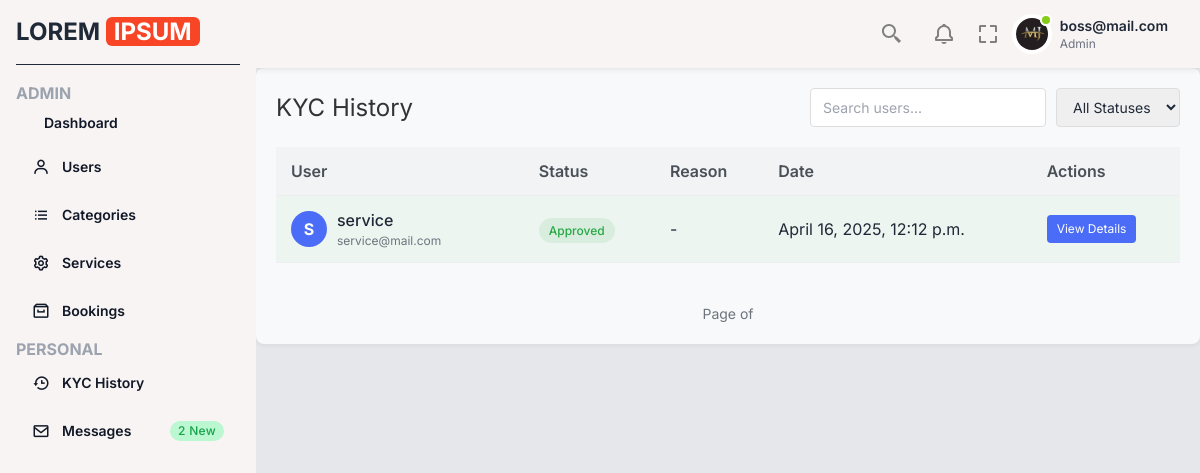
The app's page /dashboard/kyc-history/ (signed in), older data.
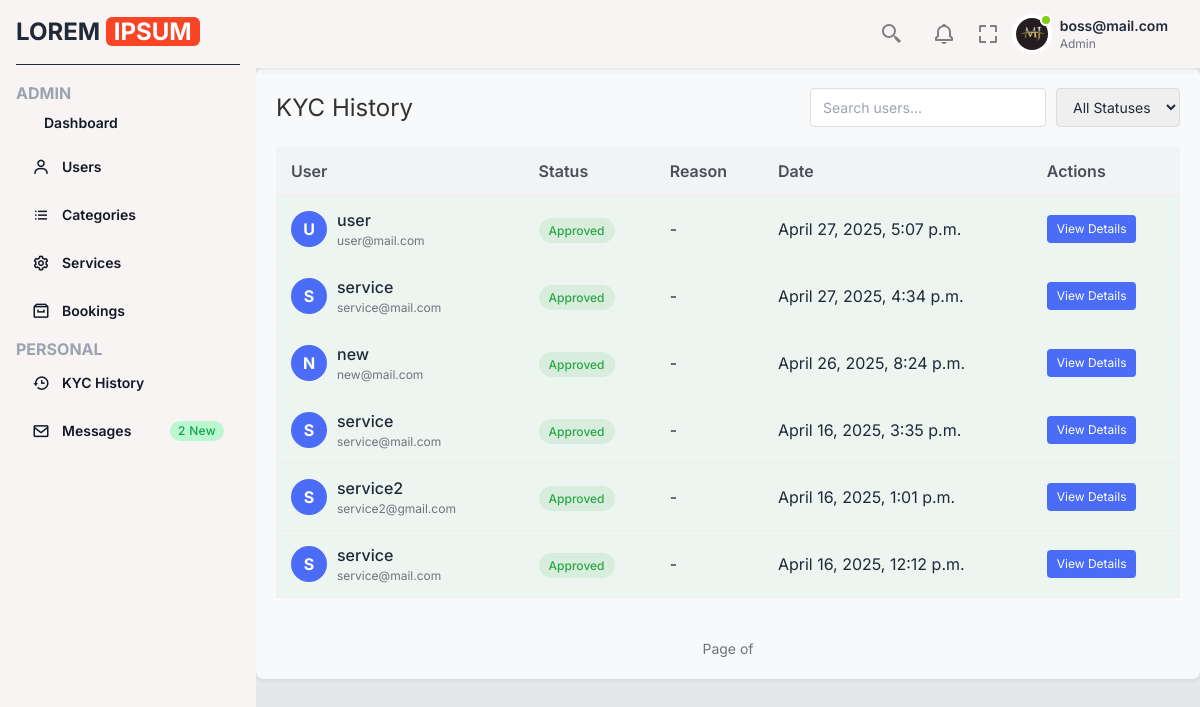
The same page, newer data.
### dashboard/models.py (models this page shows, shortened)
class KYCRecord(models.Model):
    user = models.ForeignKey(settings.AUTH_USER_MODEL, on_delete=models.CASCADE)
    status = models.CharField(max_length=20, choices=[('approved', 'Approved'), ('rejected', 'Rejected')])
    reason = models.TextField(blank=True, null=True)  # Only used if rejected
    created_at = models.DateTimeField(auto_now_add=True)

class custom_user(AbstractUser):
    ROLE_CHOICES = (
        ('admin', 'Admin'),
        ('client', 'Client'),
        ('service_provider', 'Service Provider'),
    )
    role = models.CharField(max_length=20, choices=ROLE_CHOICES, default='client')
    profile_image = models.ImageField(upload_to='profile_pics/', blank=True, null=True)
    name = models.CharField(max_length=255, blank=True, null=True)

### dashboard/views.py (the view)
# urls.py: path('kyc-history/', kyc_history, name='kyc_history'),
@user_passes_test(is_admin)
def kyc_history(request):
    kyc_records = KYCRecord.objects.all().order_by('-created_at')
    return render(request, 'dashboard/kyc_history.html', {'kyc_records': kyc_records})

### clone/context_processors.py (called while the page is built)
def cart_item_count(request):
    if request.user.is_authenticated:
        cart_count = Cart.objects.filter(user=request.user).count()
    else:
        cart_count = 0  # If not logged in, show zero
    return {"cart_item_count": cart_count}

### dashboard/views.py (called while the page is built)
def is_admin(user):
    return user.is_authenticated and user.role == 'admin'

### dashboard/templates/dashboard/kyc_history.html (shortened to what this page needs)
{% extends "comman.html" %}
{% block main %}
<div class="kyc-history-container">
    <div class="kyc-header">
        <h2 class="kyc-title">KYC History</h2>
        <div class="kyc-actions">
            <input type="text" class="search-input" placeholder="Search users..." id="userSearch">
            <select class="filter-dropdown" id="statusFilter">
                <option value="all">All Statuses</option>
            </select>
        </div>
    </div>
    {% if kyc_records %}
    <div class="kyc-table-container">
        <table class="kyc-table">
            <thead>
                <tr>
                    <th>User</th>
                    <th>Status</th>
                    <th>Reason</th>
                    <th>Date</th>
                    <th>Actions</th>
                </tr>
            </thead>
            <tbody>
                {% for record in kyc_records %}
                <tr class="kyc-row {% if record.status == 'approved' %}approved-row{% else %}rejected-row{% endif %}">
                    <td class="user-cell">
                        <div class="user-info">
                            <div class="user-avatar">{{ record.user.username|first|upper }}</div>
                            <div class="user-details">
                                <span class="username">{{ record.user.username }}</span>
                                {% if record.user.email %}
                                <span class="user-email">{{ record.user.email }}</span>
                                {% endif %}
                            </div>
                        </div>
                    </td>
                    <td class="status-cell">
                        <span class="status-badge status-{{ record.status }}">
                            {% if record.status == 'approved' %}
                            Approved
                            {% else %}
                            Rejected
                            {% endif %}
                        </span>
                    </td>
                    <td class="reason-cell">
                        {% if record.status == 'rejected' %}
                        {{ record.reason }}
                        {% else %}
                        -
                        {% endif %}
                    </td>
                    <td class="date-cell">{{ record.created_at|date:"F j, Y, g:i a" }}</td>
                    <td class="actions-cell">
                        <button class="view-details-btn" data-id="{{ record.id }}">View Details</button>
                    </td>
                </tr>
                {% endfor %}
            </tbody>
        </table>
    </div>
    <div class="pagination">
        <span class="current-page">
            Page {{ kyc_records.number }} of {{ kyc_records.paginator.num_pages }}
        </span>
    </div>
    {% else %}
    <div class="empty-state">
        <div class="empty-icon">📋</div>
        <h3>No KYC records found.</h3>
        <p>There are currently no KYC verification records available.</p>
    </div>
    {% endif %}
</div>
{% endblock %}

Row changes from the older to the newer data that the page shows:
added KYCRecord: user.username|first "U", user.username "user", user.email "user@mail.com", status "Approved", created_at "April 27, 2025, 5:07 p.m."
added KYCRecord: user.username|first "S", user.username "service", user.email "service@mail.com", status "Approved", created_at "April 27, 2025, 4:34 p.m."
added KYCRecord: user.username|first "N", user.username "new", user.email "new@mail.com", status "Approved", created_at "April 26, 2025, 8:24 p.m."
added KYCRecord: user.username|first "S", user.username "service", user.email "service@mail.com", status "Approved", created_at "April 16, 2025, 3:35 p.m."
added KYCRecord: user.username|first "S", user.username "service2", user.email "service2@gmail.com", status "Approved", created_at "April 16, 2025, 1:01 p.m."
